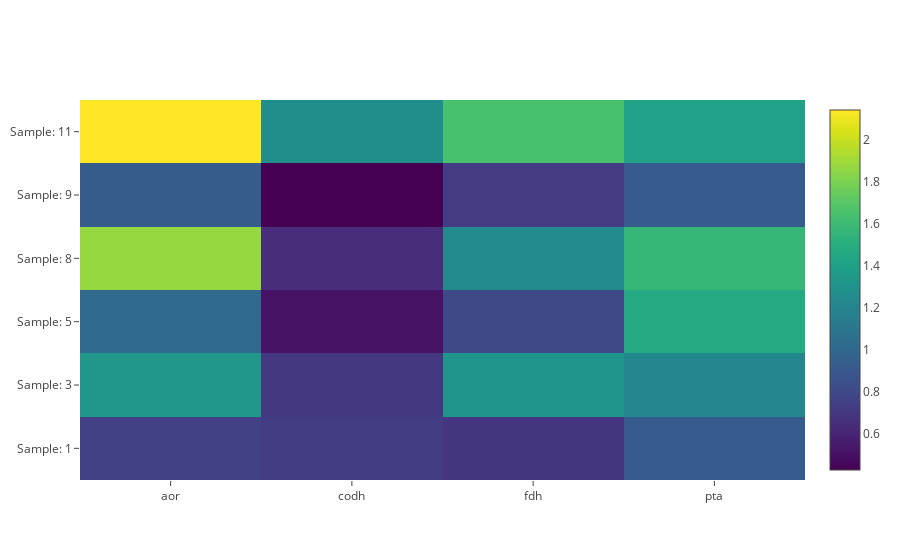

Source (notebook cell):
### Code cell
def plot_heatmap(): 
    df = mean_ddCts
    
    data = [
        go.Heatmap(
            z=df.ddCt_mean,
            x=df.GOI,
            y=df.Sample.astype(str).map(lambda s: "Sample: %s"%s),
            colorscale='Viridis'
        )
    ]
    
    fig = go.Figure(data=data)
    py.iplot(fig)
    
plot_heatmap()

### Figure 1 — Plotly figure (JSON) as saved in the notebook; plotly's stock layout.template omitted (floating-point values rounded to 4 significant figures)
{"data": [{"colorscale": "Viridis", "type": "heatmap", "uid": "84d8d201-8feb-4ac5-a2b9-0e4d104f15eb", "x": ["aor", "codh", "fdh", "pta", "aor", "codh", "fdh", "pta", "aor", "codh", "fdh", "pta", "aor", "codh", "fdh", "pta", "aor", "codh", "fdh", "pta", "aor", "codh", "fdh", "pta"], "y": ["Sample: 1", "Sample: 1", "Sample: 1", "Sample: 1", "Sample: 3", "Sample: 3", "Sample: 3", "Sample: 3", "Sample: 5", "Sample: 5", "Sample: 5", "Sample: 5", "Sample: 8", "Sample: 8", "Sample: 8", "Sample: 8", "Sample: 9", "Sample: 9", "Sample: 9", "Sample: 9", "Sample: 11", "Sample: 11", "Sample: 11", "Sample: 11"], "z": [0.7542, 0.7344, 0.6829, 0.9116, 1.334, 0.7027, 1.319, 1.217, 1.016, 0.5099, 0.8017, 1.461, 1.873, 0.6414, 1.238, 1.574, 0.9229, 0.4271, 0.7256, 0.9174, 2.142, 1.264, 1.643, 1.402]}], "layout": {}}
